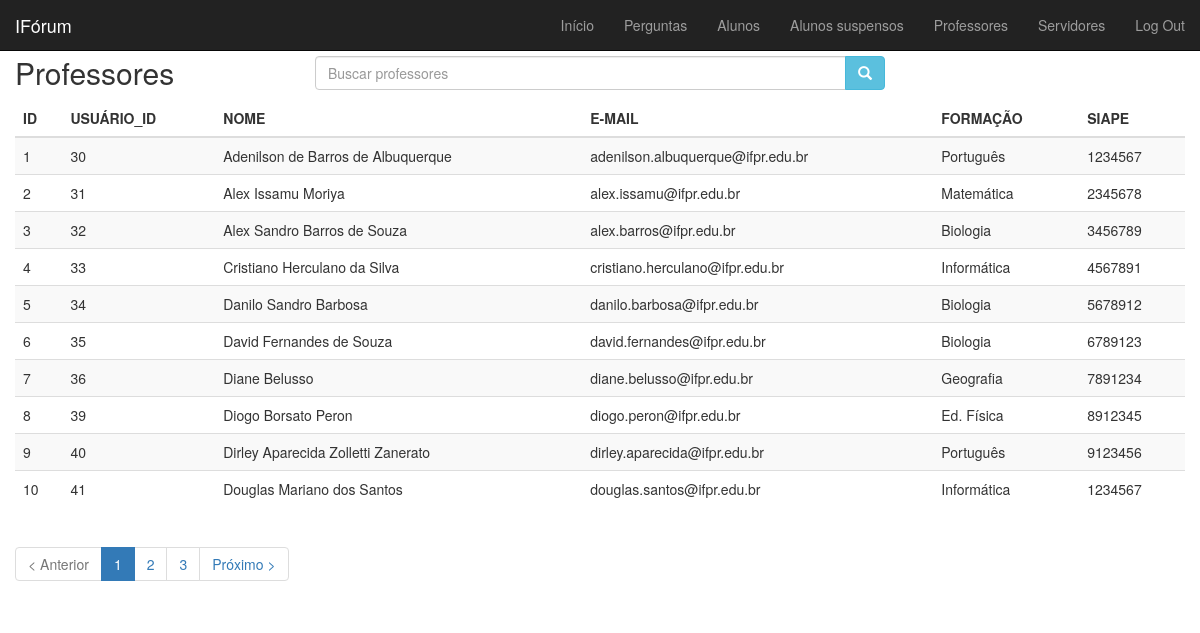
The page /admin/professores.php on the database its author committed.
### tables this page shows
CREATE TABLE `professores` (
  `id` int(3) NOT NULL,
  `usuario_id` int(11) NOT NULL,
  `eixo_id` int(3) NOT NULL,
  `formacao_id` int(3) NOT NULL,
  `status` tinyint(1) DEFAULT NULL
);

CREATE TABLE `usuarios` (
  `id` int(11) NOT NULL,
  `nome` varchar(255) NOT NULL,
  `email` varchar(200) NOT NULL,
  `senha` varchar(255) NOT NULL,
  `tipo_usuario` varchar(10) NOT NULL,
  `ra` varchar(12) DEFAULT NULL,
  `siape` varchar(12) DEFAULT NULL,
  `admin` int(1) NOT NULL DEFAULT '0',
  `token` varchar(255) DEFAULT NULL
);

CREATE TABLE `formacao` (
  `id` int(3) NOT NULL,
  `materia` varchar(20) NOT NULL,
  `eixo_id` int(3) NOT NULL
);

### admin/professores.php (the view, shortened to what this page needs)
<?php
require_once '../conexao/conexao.php';
?>
<!DOCTYPE html>
<html lang="en">
<head>
    <?php include_once 'inc/css.php'; ?>
</head>
<body>
<?php include_once 'inc/navbar.php'; ?>
    <div id="main" class="container-fluid">
        <?php include_once 'inc/top.php'; ?>
        <div id="list" class="row">
            <div class="table-responsive col-md-12">
                <table class="table table-striped" cellspacing="0" cellpadding="0">
                    <thead>
                        <tr>
                            <th>ID</th>
                            <th>USUÁRIO_ID</th>
                            <th>NOME</th>
                            <th>E-MAIL</th>
                            <th>FORMAÇÃO</th>
                            <th>SIAPE</th>
                        </tr>
                    </thead>
                    <tbody>
                        <?php
                        $total_registro_exibir = 10;
                        if (!isset($_GET['pg'])) {
                            $pg = 1;
                        } else {
                            $pg = $_GET['pg'];
                        }
                        $inicio = $pg - 1;
                        $inicio = $inicio * $total_registro_exibir;
                        $sql = "SELECT p.*, f.materia, us.nome, us.email, us.siape FROM professores AS p
                                    INNER JOIN usuarios AS us ON (us.id = p.usuario_id)
                                    INNER JOIN formacao AS f ON (f.id = p.formacao_id)
                                    WHERE us.tipo_usuario = 'professor'";
                        $sql .= " ORDER BY p.id ASC";
                        $sql .= " LIMIT $inicio, $total_registro_exibir";
                        $query = mysqli_query($conn, $sql);
                        while($result = mysqli_fetch_assoc($query)) {
                        ?>
                        <tr>
                            <td><?php echo $result['id']; ?></td>
                            <td><?php echo $result['usuario_id']; ?></td>
                            <td><?php echo $result['nome']; ?></td>
                            <td><?php echo $result['email']; ?></td>
                            <td><?php echo $result['materia']; ?></td>
                            <td><?php echo $result['siape']; ?></td>
                        </tr>
                        <?php } ?>
                    </tbody>
                </table>
            </div>
        </div>
        <?php
        include_once 'inc/paginacao.php';
        ?>
    </div>
</body>
</html>

### css/admin.css (style rules this page uses)
#main { margin-top: 3%; }

### rows shown on the page
professores: id "1", usuario "30", usuario.nome "Adenilson de Barros de Albuquerque", usuario.email "adenilson.albuquerque@ifpr.edu.br", formacao.materia "Português", usuario.siape "1234567"
professores: id "2", usuario "31", usuario.nome "Alex Issamu Moriya", usuario.email "alex.issamu@ifpr.edu.br", formacao.materia "Matemática", usuario.siape "2345678"
professores: id "3", usuario "32", usuario.nome "Alex Sandro Barros de Souza", usuario.email "alex.barros@ifpr.edu.br", formacao.materia "Biologia", usuario.siape "3456789"
professores: id "4", usuario "33", usuario.nome "Cristiano Herculano da Silva", usuario.email "cristiano.herculano@ifpr.edu.br", formacao.materia "Informática", usuario.siape "4567891"
professores: id "5", usuario "34", usuario.nome "Danilo Sandro Barbosa", usuario.email "danilo.barbosa@ifpr.edu.br", formacao.materia "Biologia", usuario.siape "5678912"
professores: id "6", usuario "35", usuario.nome "David Fernandes de Souza", usuario.email "david.fernandes@ifpr.edu.br", formacao.materia "Biologia", usuario.siape "6789123"
professores: id "7", usuario "36", usuario.nome "Diane Belusso", usuario.email "diane.belusso@ifpr.edu.br", formacao.materia "Geografia", usuario.siape "7891234"
professores: id "8", usuario "39", usuario.nome "Diogo Borsato Peron", usuario.email "diogo.peron@ifpr.edu.br", formacao.materia "Ed. Física", usuario.siape "8912345"
professores: id "9", usuario "40", usuario.nome "Dirley Aparecida Zolletti Zanerato", usuario.email "dirley.aparecida@ifpr.edu.br", formacao.materia "Português", usuario.siape "9123456"
professores: id "10", usuario "41", usuario.nome "Douglas Mariano dos Santos", usuario.email "douglas.santos@ifpr.edu.br", formacao.materia "Informática", usuario.siape "1234567"

### other values the page prints
$pagina "Professores"
